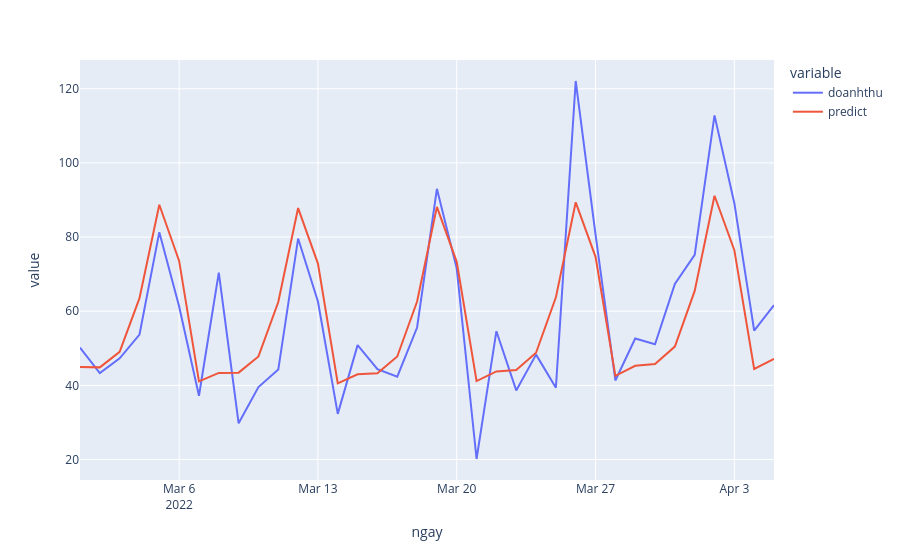
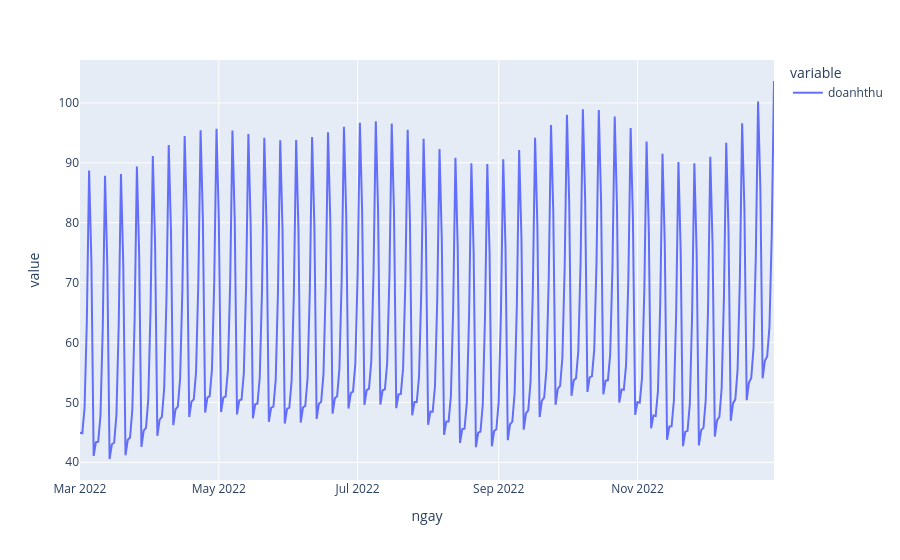

Here is the notebook cell these charts were saved with, in order:
### Markdown cell above
#### 6-BinhPhu

### Code cell
num=6
xmax=400
xmin=300

## output log file
CH = store[store.macuahang==num]
CH = CH[['macuahang', 'ngay', 'doanhthu']]

## get data to train model
train_first  ='2019/1/1'
train_end    ='2020/11/30'
test_01_first='2022/01/9'
test_01_end  ='2022/01/31'
test_02_first='2022/02/1'
test_02_end  ='2022/02/17'

test_03_first='2022/02/18'
test_03_end  ='2022/04/05'


## train df
train=CH[((CH['ngay'] >= train_first)    & (CH['ngay'] <= train_end))     |      \
         ((CH['ngay'] >= test_01_first)  & (CH['ngay'] <= train_first))   |      \
         ((CH['ngay'] >= test_02_first)  & (CH['ngay'] <= test_02_end))   |      \
         ((CH['ngay'] >= test_03_first) & (CH['ngay']  <= test_03_end))      
         ]

## get best hyper params
best_params=get_hyperparameter(train, xmax, xmin)

## predict from date1 to date2
date1='2022-03-01'
date2='2022-12-31'

## cutoff for test
date3='2022-4-5'
p_next_0=predict_next(date1, date2, xmax, xmin, train, best_params, 'doanhthu')

## get and visualize test set
test0       = CH[(CH['ngay'] >= date1)  & (CH['ngay'] <= date3)]
predict0    = p_next_0[(p_next_0['ngay'] >= date1)  & (p_next_0['ngay'] <= date3)]

gap=abs(np.mean(test0['doanhthu'])-np.mean(predict0['doanhthu']))
print(f'==> gap: {round(gap, 2)}')

## add gap for prediction
# if gap>0:
#     p_next_0['doanhthu']=round( abs(p_next_0['doanhthu'] + gap) , 2)
# else:
#     p_next_0['doanhthu']=round( abs(p_next_0['doanhthu'] - gap) , 2)

p_next    = p_next_0[(p_next_0['ngay'] >= date1)  & (p_next_0['ngay'] <= date3)]
## calculate accuracy
test0['predict']=p_next['doanhthu'].tolist()
acc=mean_absolute_percentage_error(test0['doanhthu'], test0['predict'])
print(f'==> accuracy: {acc} %')

## save results
outfile=f'{output}{num}_{date1.replace("-", "_")}_{date2.replace("-", "_")}.csv'
p_next_0.to_csv(outfile, index=False)
fig = px.line(test0, x='ngay', y=test0.columns[1:])
fig.show()

fig = px.line(p_next_0, x='ngay', y=p_next_0.columns[1:])
fig.show()

### Figure 1 — Plotly figure (JSON) as saved in the notebook; plotly's stock layout.template omitted (floating-point values rounded to 4 significant figures)
{"data": [{"hovertemplate": "variable=doanhthu<br>ngay=%{x}<br>value=%{y}<extra></extra>", "legendgroup": "doanhthu", "line": {"color": "#636efa", "dash": "solid"}, "mode": "lines", "name": "doanhthu", "orientation": "v", "showlegend": true, "type": "scatter", "x": ["2022-03-01T00:00:00", "2022-03-02T00:00:00", "2022-03-03T00:00:00", "2022-03-04T00:00:00", "2022-03-05T00:00:00", "2022-03-06T00:00:00", "2022-03-07T00:00:00", "2022-03-08T00:00:00", "2022-03-09T00:00:00", "2022-03-10T00:00:00", "2022-03-11T00:00:00", "2022-03-12T00:00:00", "2022-03-13T00:00:00", "2022-03-14T00:00:00", "2022-03-15T00:00:00", "2022-03-16T00:00:00", "2022-03-17T00:00:00", "2022-03-18T00:00:00", "2022-03-19T00:00:00", "2022-03-20T00:00:00", "2022-03-21T00:00:00", "2022-03-22T00:00:00", "2022-03-23T00:00:00", "2022-03-24T00:00:00", "2022-03-25T00:00:00", "2022-03-26T00:00:00", "2022-03-27T00:00:00", "2022-03-28T00:00:00", "2022-03-29T00:00:00", "2022-03-30T00:00:00", "2022-03-31T00:00:00", "2022-04-01T00:00:00", "2022-04-02T00:00:00", "2022-04-03T00:00:00", "2022-04-04T00:00:00", "2022-04-05T00:00:00"], "xaxis": "x", "y": [50.21, 43.33, 47.29, 53.71, 81.33, 61.29, 37.2, 70.43, 29.77, 39.56, 44.27, 79.6, 62.63, 32.32, 50.86, 44.38, 42.36, 55.61, 93.02, 71.51, 20.15, 54.61, 38.65, 48.3, 39.35, 122.1, 80.66, 41.33, 52.66, 51.11, 67.35, 75.2, 112.8, 89.14, 54.8, 61.62], "yaxis": "y"}, {"hovertemplate": "variable=predict<br>ngay=%{x}<br>value=%{y}<extra></extra>", "legendgroup": "predict", "line": {"color": "#EF553B", "dash": "solid"}, "mode": "lines", "name": "predict", "orientation": "v", "showlegend": true, "type": "scatter", "x": ["2022-03-01T00:00:00", "2022-03-02T00:00:00", "2022-03-03T00:00:00", "2022-03-04T00:00:00", "2022-03-05T00:00:00", "2022-03-06T00:00:00", "2022-03-07T00:00:00", "2022-03-08T00:00:00", "2022-03-09T00:00:00", "2022-03-10T00:00:00", "2022-03-11T00:00:00", "2022-03-12T00:00:00", "2022-03-13T00:00:00", "2022-03-14T00:00:00", "2022-03-15T00:00:00", "2022-03-16T00:00:00", "2022-03-17T00:00:00", "2022-03-18T00:00:00", "2022-03-19T00:00:00", "2022-03-20T00:00:00", "2022-03-21T00:00:00", "2022-03-22T00:00:00", "2022-03-23T00:00:00", "2022-03-24T00:00:00", "2022-03-25T00:00:00", "2022-03-26T00:00:00", "2022-03-27T00:00:00", "2022-03-28T00:00:00", "2022-03-29T00:00:00", "2022-03-30T00:00:00", "2022-03-31T00:00:00", "2022-04-01T00:00:00", "2022-04-02T00:00:00", "2022-04-03T00:00:00", "2022-04-04T00:00:00", "2022-04-05T00:00:00"], "xaxis": "x", "y": [44.95, 44.86, 49.05, 63.53, 88.71, 73.56, 41.07, 43.36, 43.44, 47.81, 62.47, 87.83, 72.86, 40.55, 43.01, 43.26, 47.8, 62.62, 88.14, 73.33, 41.16, 43.76, 44.15, 48.81, 63.75, 89.38, 74.67, 42.59, 45.28, 45.74, 50.47, 65.47, 91.14, 76.47, 44.42, 47.12], "yaxis": "y"}], "layout": {"legend": {"title": {"text": "variable"}, "tracegroupgap": 0}, "margin": {"t": 60}, "xaxis": {"anchor": "y", "domain": [0, 1], "title": {"text": "ngay"}}, "yaxis": {"anchor": "x", "domain": [0, 1], "title": {"text": "value"}}}}

### Figure 2 — Plotly figure (JSON) as saved in the notebook; plotly's stock layout.template omitted (floating-point values rounded to 4 significant figures; data arrays with more than 128 entries replaced by an {"elided": "..."} marker saying what was removed)
{"data": [{"hovertemplate": "variable=doanhthu<br>ngay=%{x}<br>value=%{y}<extra></extra>", "legendgroup": "doanhthu", "line": {"color": "#636efa", "dash": "solid"}, "mode": "lines", "name": "doanhthu", "orientation": "v", "showlegend": true, "type": "scatter", "x": {"elided": "306 str values"}, "xaxis": "x", "y": {"elided": "306 float values"}, "yaxis": "y"}], "layout": {"legend": {"title": {"text": "variable"}, "tracegroupgap": 0}, "margin": {"t": 60}, "xaxis": {"anchor": "y", "domain": [0, 1], "title": {"text": "ngay"}}, "yaxis": {"anchor": "x", "domain": [0, 1], "title": {"text": "value"}}}}
